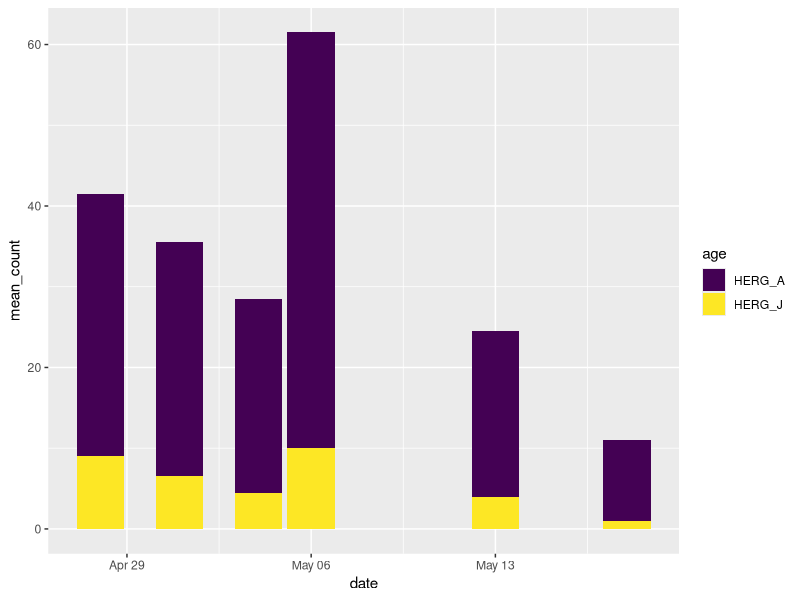
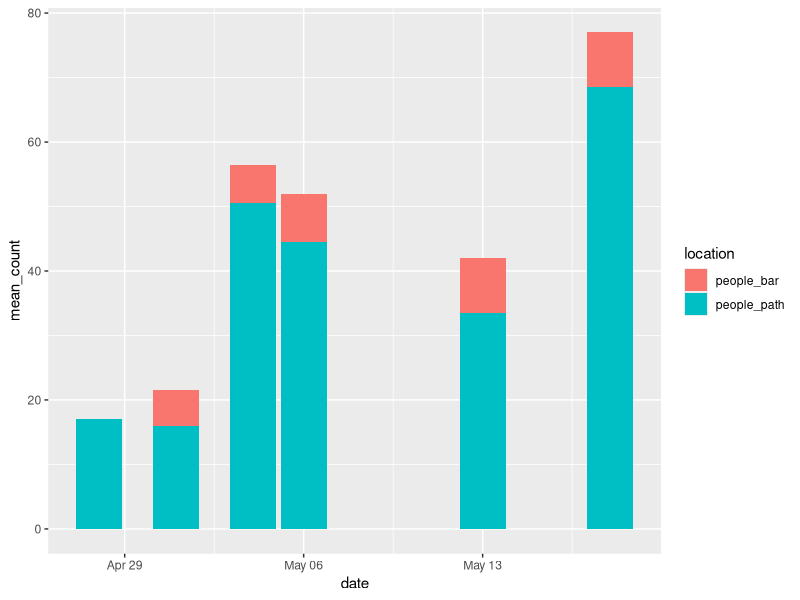
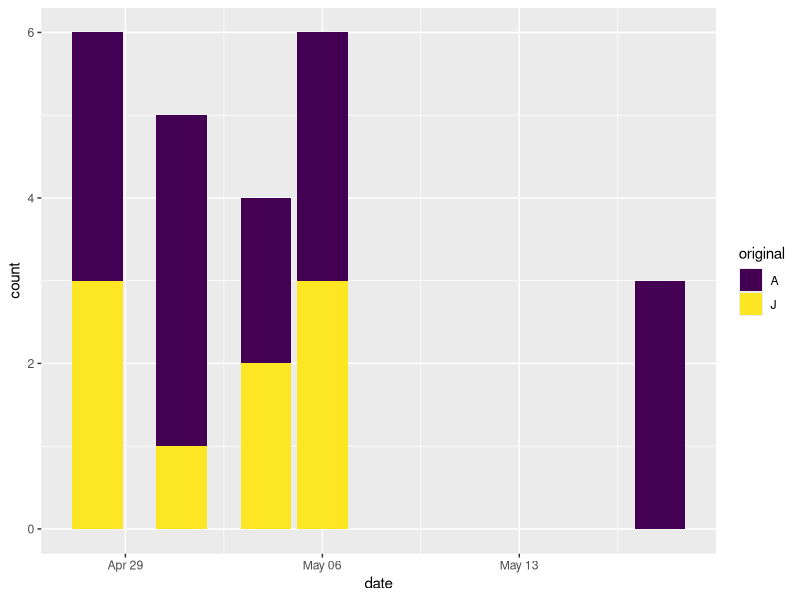
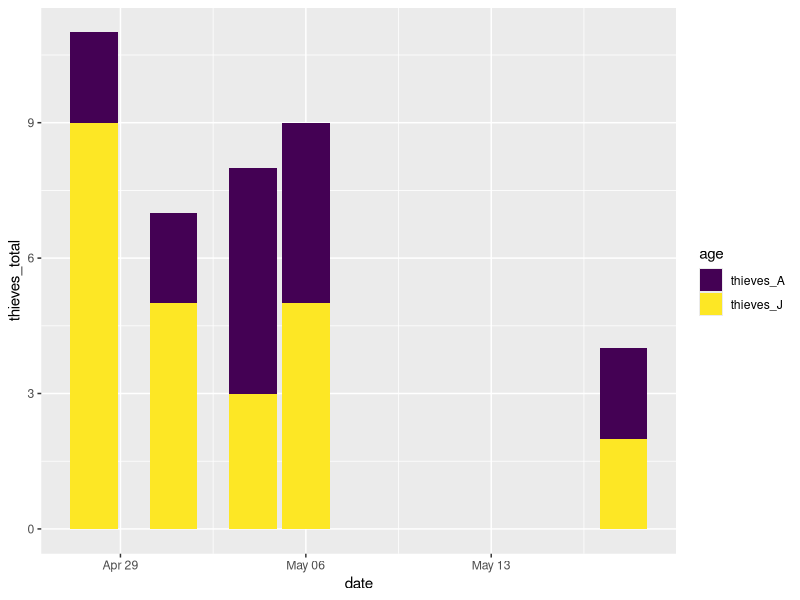

Write the R code that produced these figures, in order.
## ---- chunk 1
knitr::opts_chunk$set(echo = TRUE)
## ---- chunk 2
library(tidyverse)
library(readxl)
library(lubridate)
library(data.table)
## ---- chunk 3
HERG_environment <- read_xlsx("data/thievingHERGnotes.xlsx", sheet = "environment")
HERG_observations <- read_xlsx("data/thievingHERGnotes.xlsx", sheet = "observations")
## ---- chunk 4
HERG_environment <- HERG_environment %>%
  separate(col = time, into = c("dateWRONG","time"), sep = " ", convert = TRUE) %>%
  mutate(dateWRONG = NULL) %>%
  unite(datetime, c(date, time), sep = " ") %>%
  mutate(datetime, ymd_hms(datetime)) %>%
  mutate(datetime = NULL) %>%
  rename(datetime = `ymd_hms(datetime)`) %>%
  relocate(datetime, .before = temp)
## ---- chunk 5
HERG_observations <- HERG_observations %>%
  separate(col = time, into = c("dateWRONG","time"), sep = " ", convert = TRUE) %>%
  mutate(dateWRONG = NULL) %>%
  unite(datetime, c(date, time), sep = " ") %>%
  mutate(datetime, ymd_hms(datetime)) %>%
  mutate(datetime = NULL) %>%
  rename(datetime = `ymd_hms(datetime)`) %>%
  relocate(datetime, .before = original) %>%
  mutate(date = as.Date(datetime)) %>%
  mutate(time = as.ITime(datetime))
## ---- chunk 6
HERG_environment <- HERG_environment %>%
  mutate(people_path = na_if(people_path, "not_taken")) %>%
  mutate(people_path = as.numeric(people_path)) %>%
  mutate(people_bar = na_if(people_bar, "not_taken")) %>%
  mutate(people_bar = as.numeric(people_bar)) %>%
  mutate(date = as.Date(datetime)) %>%
  mutate(time = as.ITime(datetime))
## ---- chunk 7
HERG_observations <- HERG_observations %>%
  mutate(thief = na_if(thief, "none"),
         drop_ht_1 = na_if(drop_ht_1, "none"),
         drop_ht_2 = na_if(drop_ht_2, "none"),
         drop_ht_3 = na_if(drop_ht_3, "none"),
         drop_ht_4 = na_if(drop_ht_4, "none"),
         substrate_1 = na_if(substrate_1, "none"),
         substrate_2 = na_if(substrate_2, "none"),
         substrate_3 = na_if(substrate_3, "none"),
         substrate_4 = na_if(substrate_4, "none"),
         distance_a = na_if(distance_a, "none"),
         distance_b = na_if(distance_b, "none"),
         distance_c = na_if(distance_c, "none"))
## ---- chunk 8
HERG_environment %>%
  select(date, time, HERG_A, HERG_J) %>%
  pivot_longer(., cols = c(HERG_A, HERG_J), names_to = "age", values_to = "count") %>%
  group_by(date, age) %>%
  summarise(mean_count = mean(count)) %>%
  ggplot(mapping = aes(date, mean_count, fill = age)) +
  geom_col()+
  scale_fill_viridis_d()
## ---- chunk 9
HERG_environment %>%
  select(date, time, people_path, people_bar) %>%
  pivot_longer(., cols = c(people_path, people_bar), names_to = "location", values_to = "count") %>%
  group_by(date, location) %>%
  summarise(mean_count = mean(count, na.rm = TRUE)) %>%
  ggplot(mapping = aes(date, mean_count, fill = location)) +
  geom_col()
## ---- chunk 10
HERG_observations %>%
  filter(thieves_A + thieves_J > 0) %>%
  group_by(date) %>%
  ggplot(mapping = aes(date, fill = original)) +
  geom_bar() +
  scale_fill_viridis_d()
## ---- chunk 11
HERG_observations %>%
  filter(thieves_A + thieves_J > 0) %>%
  pivot_longer(., cols = c(thieves_A, thieves_J), names_to = "age", values_to = "thieves_total") %>%
  group_by(date) %>%
  ggplot(mapping = aes(date, thieves_total, fill = age)) +
  geom_col() +
  scale_fill_viridis_d()
